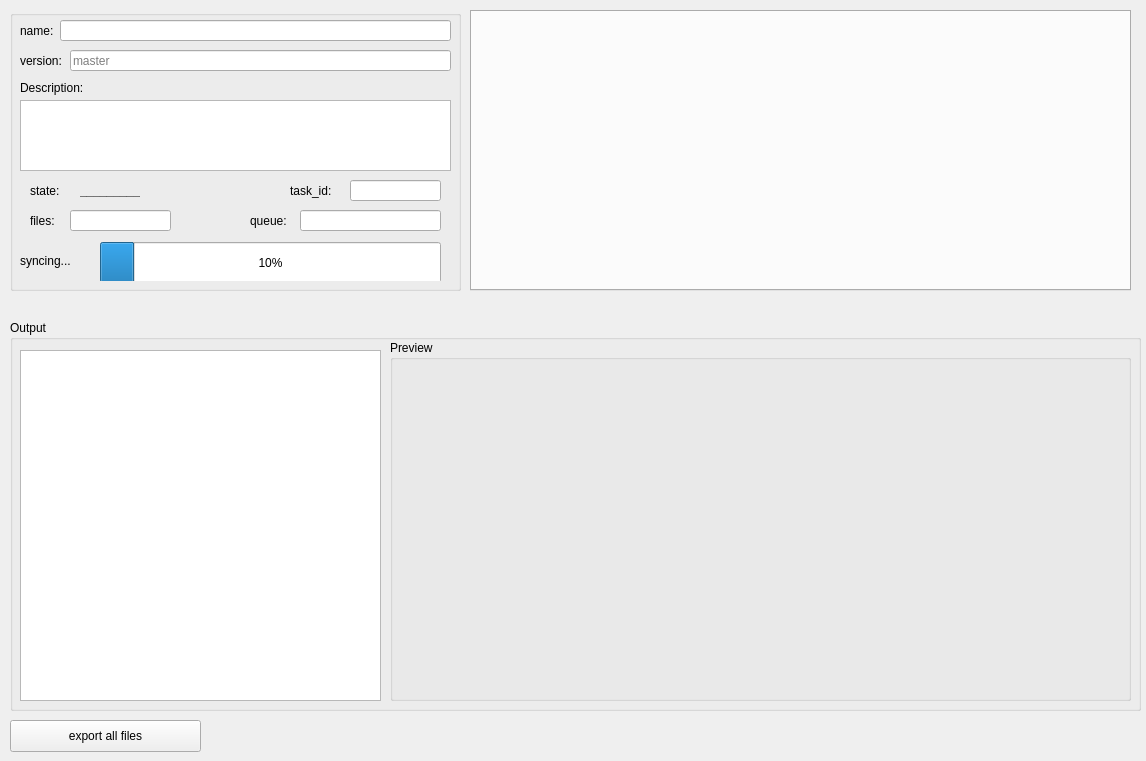
<?xml version="1.0" encoding="UTF-8"?>
<ui version="4.0">
 <class>TaskView</class>
 <widget class="QWidget" name="TaskView">
  <property name="geometry">
   <rect>
    <x>0</x>
    <y>0</y>
    <width>1146</width>
    <height>761</height>
   </rect>
  </property>
  <property name="focusPolicy">
   <enum>Qt::StrongFocus</enum>
  </property>
  <property name="windowTitle">
   <string>Form</string>
  </property>
  <widget class="QGroupBox" name="groupBox_5">
   <property name="geometry">
    <rect>
     <x>10</x>
     <y>320</y>
     <width>1131</width>
     <height>391</height>
    </rect>
   </property>
   <property name="title">
    <string>Output</string>
   </property>
   <widget class="QListView" name="output">
    <property name="geometry">
     <rect>
      <x>10</x>
      <y>30</y>
      <width>361</width>
      <height>351</height>
     </rect>
    </property>
    <property name="editTriggers">
     <set>QAbstractItemView::NoEditTriggers</set>
    </property>
    <property name="selectionMode">
     <enum>QAbstractItemView::ExtendedSelection</enum>
    </property>
   </widget>
   <widget class="QGroupBox" name="groupBox_4">
    <property name="geometry">
     <rect>
      <x>380</x>
      <y>20</y>
      <width>741</width>
      <height>361</height>
     </rect>
    </property>
    <property name="title">
     <string>Preview</string>
    </property>
    <widget class="QWidget" name="preview" native="true">
     <property name="geometry">
      <rect>
       <x>0</x>
       <y>20</y>
       <width>731</width>
       <height>341</height>
      </rect>
     </property>
    </widget>
   </widget>
  </widget>
  <widget class="QGroupBox" name="groupBox">
   <property name="geometry">
    <rect>
     <x>10</x>
     <y>10</y>
     <width>451</width>
     <height>281</height>
    </rect>
   </property>
   <property name="title">
    <string/>
   </property>
   <widget class="QLineEdit" name="name">
    <property name="enabled">
     <bool>true</bool>
    </property>
    <property name="geometry">
     <rect>
      <x>50</x>
      <y>10</y>
      <width>391</width>
      <height>21</height>
     </rect>
    </property>
    <property name="focusPolicy">
     <enum>Qt::StrongFocus</enum>
    </property>
    <property name="readOnly">
     <bool>true</bool>
    </property>
   </widget>
   <widget class="QLabel" name="label_10">
    <property name="geometry">
     <rect>
      <x>10</x>
      <y>10</y>
      <width>41</width>
      <height>21</height>
     </rect>
    </property>
    <property name="text">
     <string>name:</string>
    </property>
   </widget>
   <widget class="QLabel" name="label_12">
    <property name="geometry">
     <rect>
      <x>10</x>
      <y>40</y>
      <width>51</width>
      <height>21</height>
     </rect>
    </property>
    <property name="text">
     <string>version:</string>
    </property>
   </widget>
   <widget class="QLabel" name="label_13">
    <property name="geometry">
     <rect>
      <x>10</x>
      <y>70</y>
      <width>81</width>
      <height>16</height>
     </rect>
    </property>
    <property name="text">
     <string>Description:</string>
    </property>
   </widget>
   <widget class="QPlainTextEdit" name="description">
    <property name="geometry">
     <rect>
      <x>10</x>
      <y>90</y>
      <width>431</width>
      <height>71</height>
     </rect>
    </property>
    <property name="readOnly">
     <bool>true</bool>
    </property>
   </widget>
   <widget class="QLineEdit" name="version">
    <property name="enabled">
     <bool>true</bool>
    </property>
    <property name="geometry">
     <rect>
      <x>60</x>
      <y>40</y>
      <width>381</width>
      <height>21</height>
     </rect>
    </property>
    <property name="text">
     <string/>
    </property>
    <property name="readOnly">
     <bool>true</bool>
    </property>
    <property name="placeholderText">
     <string>master</string>
    </property>
   </widget>
   <widget class="QLabel" name="label_5">
    <property name="geometry">
     <rect>
      <x>20</x>
      <y>170</y>
      <width>41</width>
      <height>21</height>
     </rect>
    </property>
    <property name="text">
     <string>state:</string>
    </property>
   </widget>
   <widget class="QLabel" name="state">
    <property name="geometry">
     <rect>
      <x>70</x>
      <y>170</y>
      <width>60</width>
      <height>21</height>
     </rect>
    </property>
    <property name="font">
     <font>
      <weight>75</weight>
      <bold>true</bold>
     </font>
    </property>
    <property name="text">
     <string>__________</string>
    </property>
   </widget>
   <widget class="QLineEdit" name="queue">
    <property name="enabled">
     <bool>true</bool>
    </property>
    <property name="geometry">
     <rect>
      <x>290</x>
      <y>200</y>
      <width>141</width>
      <height>21</height>
     </rect>
    </property>
    <property name="focusPolicy">
     <enum>Qt::StrongFocus</enum>
    </property>
    <property name="readOnly">
     <bool>true</bool>
    </property>
   </widget>
   <widget class="QLabel" name="label_6">
    <property name="geometry">
     <rect>
      <x>240</x>
      <y>200</y>
      <width>41</width>
      <height>21</height>
     </rect>
    </property>
    <property name="text">
     <string>queue:</string>
    </property>
   </widget>
   <widget class="QLineEdit" name="files_count">
    <property name="enabled">
     <bool>true</bool>
    </property>
    <property name="geometry">
     <rect>
      <x>60</x>
      <y>200</y>
      <width>101</width>
      <height>21</height>
     </rect>
    </property>
    <property name="focusPolicy">
     <enum>Qt::StrongFocus</enum>
    </property>
    <property name="readOnly">
     <bool>true</bool>
    </property>
   </widget>
   <widget class="QLabel" name="label_7">
    <property name="geometry">
     <rect>
      <x>20</x>
      <y>200</y>
      <width>41</width>
      <height>21</height>
     </rect>
    </property>
    <property name="text">
     <string>files:</string>
    </property>
   </widget>
   <widget class="QWidget" name="syncing" native="true">
    <property name="geometry">
     <rect>
      <x>10</x>
      <y>230</y>
      <width>431</width>
      <height>41</height>
     </rect>
    </property>
    <widget class="QProgressBar" name="syncing_progress">
     <property name="geometry">
      <rect>
       <x>80</x>
       <y>2</y>
       <width>341</width>
       <height>41</height>
      </rect>
     </property>
     <property name="value">
      <number>10</number>
     </property>
    </widget>
    <widget class="QLabel" name="label_3">
     <property name="geometry">
      <rect>
       <x>0</x>
       <y>10</y>
       <width>71</width>
       <height>21</height>
      </rect>
     </property>
     <property name="text">
      <string>syncing...</string>
     </property>
    </widget>
   </widget>
   <widget class="QLabel" name="label_8">
    <property name="geometry">
     <rect>
      <x>280</x>
      <y>170</y>
      <width>51</width>
      <height>21</height>
     </rect>
    </property>
    <property name="text">
     <string>task_id:</string>
    </property>
   </widget>
   <widget class="QLineEdit" name="task_id">
    <property name="enabled">
     <bool>true</bool>
    </property>
    <property name="geometry">
     <rect>
      <x>340</x>
      <y>170</y>
      <width>91</width>
      <height>21</height>
     </rect>
    </property>
    <property name="focusPolicy">
     <enum>Qt::StrongFocus</enum>
    </property>
    <property name="readOnly">
     <bool>true</bool>
    </property>
   </widget>
  </widget>
  <widget class="QPushButton" name="export_all_files">
   <property name="geometry">
    <rect>
     <x>10</x>
     <y>720</y>
     <width>191</width>
     <height>32</height>
    </rect>
   </property>
   <property name="text">
    <string>export all files</string>
   </property>
  </widget>
  <widget class="QTabWidget" name="jobs">
   <property name="geometry">
    <rect>
     <x>470</x>
     <y>10</y>
     <width>661</width>
     <height>281</height>
    </rect>
   </property>
   <property name="currentIndex">
    <number>-1</number>
   </property>
   <property name="movable">
    <bool>false</bool>
   </property>
  </widget>
 </widget>
 <resources/>
 <connections/>
</ui>
